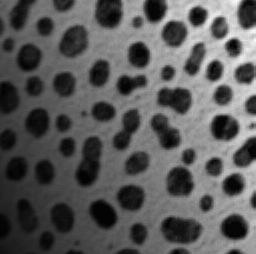
%> input picture assignments/homework5/part_2/blobz2/blobz2.png, 256 x 254 px
$ octave main2.m   (GNU Octave 9; MATLAB toolbox functions it lacks are replaced by stand-ins)
%> lines starting %> are read from the running program, lines starting %| are printed output that depends on the picture; in (x1, y1, x2, y2) boxes, pixels count from 0 and x2, y2 are one past the last pixel; in counts of white or black regions, pixels touching at a corner belong together; the program's own positions count from 1
pkg load image;

A = imread('blobz2.png');
%> A is the input picture: size 254x256 uint8; min 2, max 255, mean 89.7

imhist(A, 64);
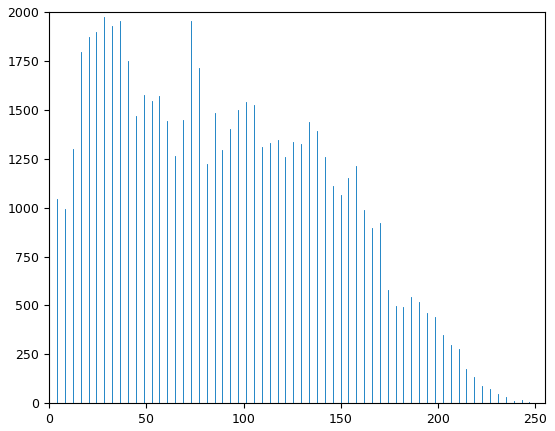
%> figure redrawn from the program's plot data; highest point at x = 28.33, y = 1972


[m, n] = size(A);
%> m = 254; n = 256

index_x = int32((0:4) * (m/4) + 1);
%> index_x = [1 65 128 192 255]
index_y = int32((0:4) * (n/4) + 1);
%> index_y = [1 65 129 193 257]

B = zeros(size(A));

for i=1:4
  for j=1:4
    range_x = index_x(i):index_x(i+1)-1;
    range_y = index_y(j):index_y(j+1)-1;
    B(range_x, range_y) = BasicThresholding(A(range_x, range_y));
  end
end
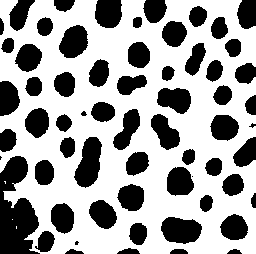
%> B: size 254x256 double; values 0 (black) and 1 (white), 63.2% white; 63 black regions (4 under 20 px), largest, box (x1, y1, x2, y2) and area: (0, 156, 40, 254) 2521, (74, 137, 102, 188) 933, (161, 217, 202, 244) 851


imwrite(B, 'blobz2_adaptive_thresholding.png');
